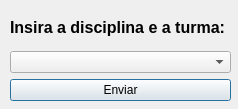
<?xml version="1.0" encoding="UTF-8"?>
<ui version="4.0">
 <class>Fm_InserirDisciplinaTurma</class>
 <widget class="QDialog" name="Fm_InserirDisciplinaTurma">
  <property name="geometry">
   <rect>
    <x>0</x>
    <y>0</y>
    <width>238</width>
    <height>109</height>
   </rect>
  </property>
  <property name="windowTitle">
   <string>Inserir Disciplina e Turma</string>
  </property>
  <widget class="QWidget" name="layoutWidget">
   <property name="geometry">
    <rect>
     <x>10</x>
     <y>10</y>
     <width>221</width>
     <height>91</height>
    </rect>
   </property>
   <layout class="QVBoxLayout" name="verticalLayout">
    <item>
     <widget class="QLabel" name="label">
      <property name="text">
       <string>&lt;html&gt;&lt;head/&gt;&lt;body&gt;&lt;p&gt;&lt;span style=&quot; font-size:12pt; font-weight:600;&quot;&gt;Insira a disciplina e a turma:&lt;/span&gt;&lt;/p&gt;&lt;/body&gt;&lt;/html&gt;</string>
      </property>
     </widget>
    </item>
    <item>
     <widget class="QComboBox" name="comboBox"/>
    </item>
    <item>
     <widget class="QPushButton" name="pushButton">
      <property name="text">
       <string>Enviar</string>
      </property>
     </widget>
    </item>
   </layout>
  </widget>
 </widget>
 <resources/>
 <connections/>
</ui>
